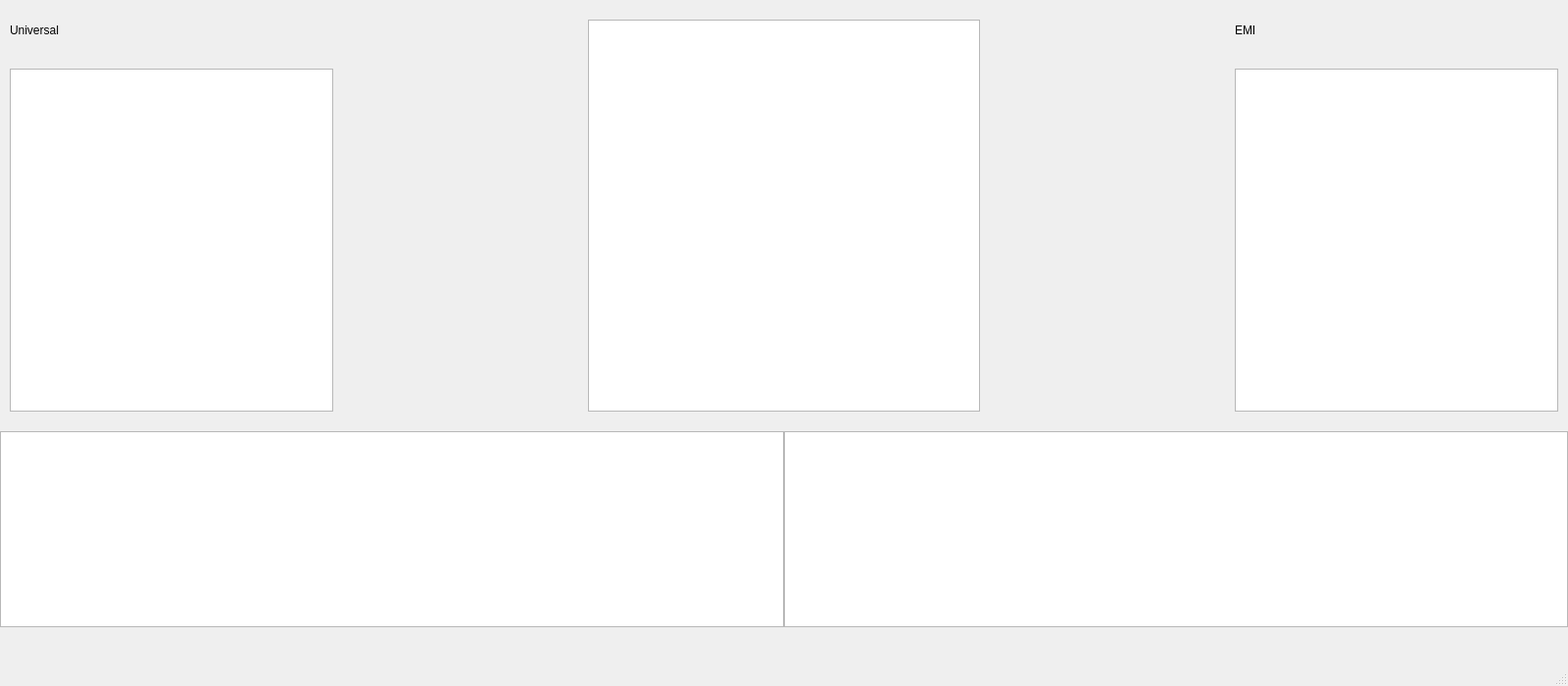
<?xml version="1.0" encoding="UTF-8"?>
<ui version="4.0">
 <class>MainWindow</class>
 <widget class="QMainWindow" name="MainWindow">
  <property name="geometry">
   <rect>
    <x>0</x>
    <y>0</y>
    <width>1600</width>
    <height>700</height>
   </rect>
  </property>
  <property name="minimumSize">
   <size>
    <width>1600</width>
    <height>700</height>
   </size>
  </property>
  <property name="maximumSize">
   <size>
    <width>1600</width>
    <height>700</height>
   </size>
  </property>
  <property name="windowTitle">
   <string>MainWindow</string>
  </property>
  <widget class="QWidget" name="centralwidget">
   <widget class="QChartView" name="pieChart">
    <property name="geometry">
     <rect>
      <x>600</x>
      <y>20</y>
      <width>400</width>
      <height>400</height>
     </rect>
    </property>
    <property name="minimumSize">
     <size>
      <width>400</width>
      <height>400</height>
     </size>
    </property>
    <property name="maximumSize">
     <size>
      <width>400</width>
      <height>400</height>
     </size>
    </property>
   </widget>
   <widget class="QChartView" name="BarUni">
    <property name="geometry">
     <rect>
      <x>0</x>
      <y>440</y>
      <width>800</width>
      <height>200</height>
     </rect>
    </property>
    <property name="minimumSize">
     <size>
      <width>800</width>
      <height>200</height>
     </size>
    </property>
    <property name="maximumSize">
     <size>
      <width>800</width>
      <height>200</height>
     </size>
    </property>
   </widget>
   <widget class="QChartView" name="BarEmi">
    <property name="geometry">
     <rect>
      <x>800</x>
      <y>440</y>
      <width>800</width>
      <height>200</height>
     </rect>
    </property>
    <property name="minimumSize">
     <size>
      <width>800</width>
      <height>200</height>
     </size>
    </property>
    <property name="maximumSize">
     <size>
      <width>800</width>
      <height>200</height>
     </size>
    </property>
   </widget>
   <widget class="QLabel" name="labelUni">
    <property name="geometry">
     <rect>
      <x>10</x>
      <y>10</y>
      <width>311</width>
      <height>41</height>
     </rect>
    </property>
    <property name="text">
     <string>Universal</string>
    </property>
   </widget>
   <widget class="QLabel" name="labelEmi">
    <property name="geometry">
     <rect>
      <x>1260</x>
      <y>10</y>
      <width>311</width>
      <height>41</height>
     </rect>
    </property>
    <property name="text">
     <string>EMI</string>
    </property>
   </widget>
   <widget class="QTableWidget" name="uniView">
    <property name="geometry">
     <rect>
      <x>10</x>
      <y>70</y>
      <width>330</width>
      <height>350</height>
     </rect>
    </property>
    <property name="minimumSize">
     <size>
      <width>330</width>
      <height>350</height>
     </size>
    </property>
    <property name="maximumSize">
     <size>
      <width>330</width>
      <height>350</height>
     </size>
    </property>
   </widget>
   <widget class="QTableWidget" name="emiView">
    <property name="geometry">
     <rect>
      <x>1260</x>
      <y>70</y>
      <width>330</width>
      <height>350</height>
     </rect>
    </property>
    <property name="minimumSize">
     <size>
      <width>330</width>
      <height>350</height>
     </size>
    </property>
    <property name="maximumSize">
     <size>
      <width>350</width>
      <height>350</height>
     </size>
    </property>
   </widget>
  </widget>
  <widget class="QMenuBar" name="menubar">
   <property name="geometry">
    <rect>
     <x>0</x>
     <y>0</y>
     <width>1600</width>
     <height>21</height>
    </rect>
   </property>
  </widget>
  <widget class="QStatusBar" name="statusbar"/>
 </widget>
 <customwidgets>
  <customwidget>
   <class>QChartView</class>
   <extends>QGraphicsView</extends>
   <header location="global">QtCharts</header>
  </customwidget>
 </customwidgets>
 <resources/>
 <connections/>
</ui>
